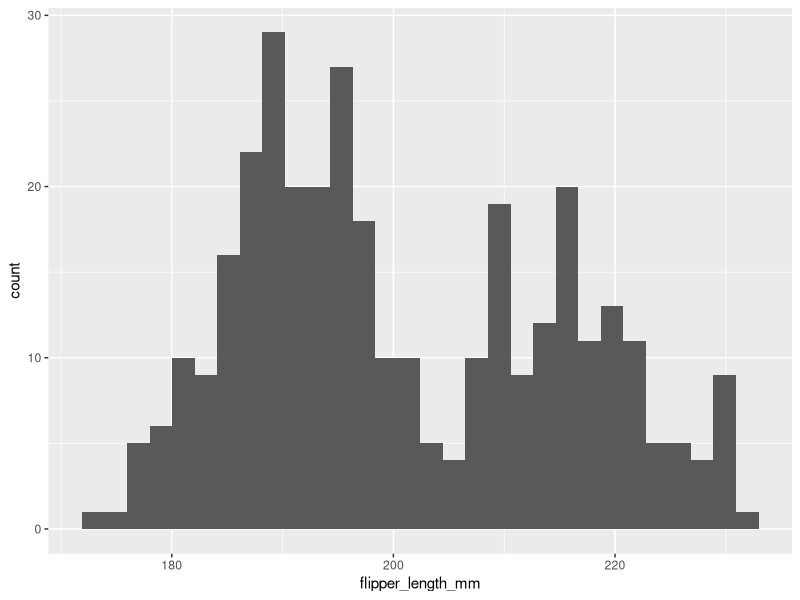
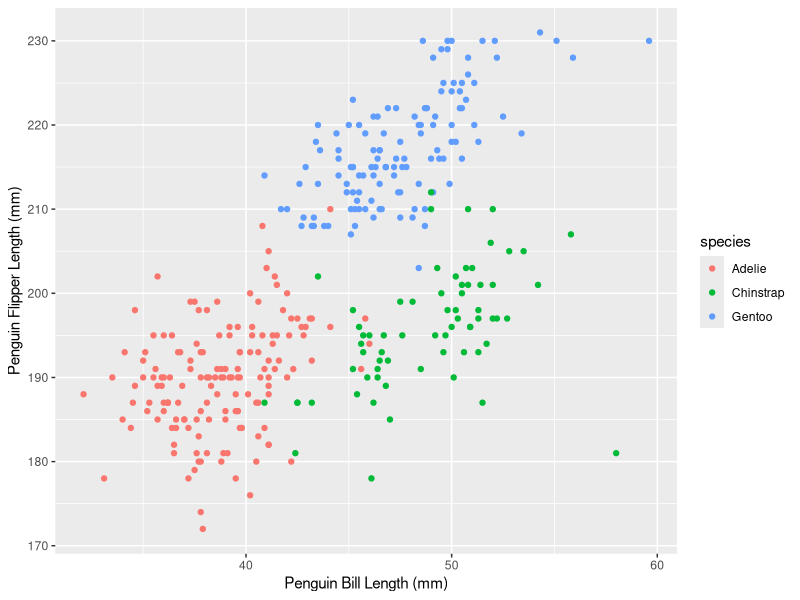
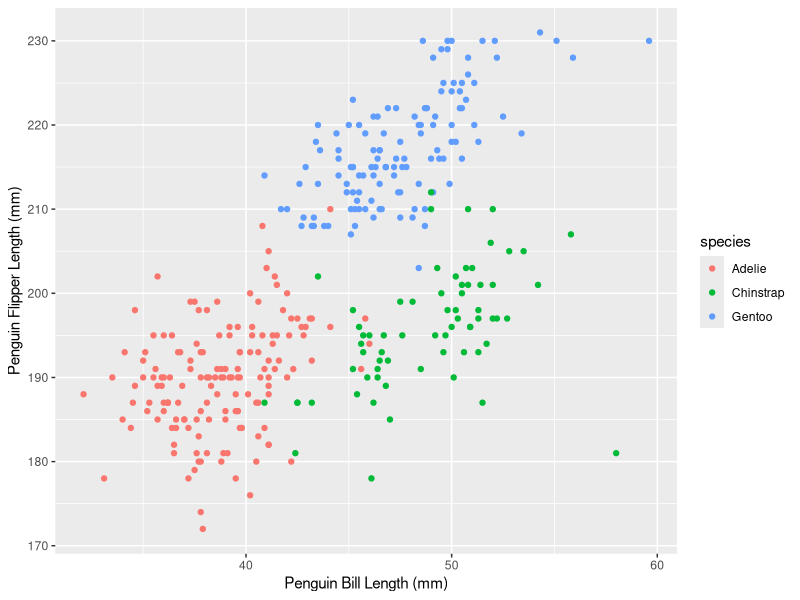

Write the R code that produced these figures, in order.
## ---- chunk 1

library(ggplot2)
library(tidyverse)

## ---- chunk 2

data("penguins", package = "palmerpenguins")

## ---- chunk 3

head(penguins)
nrow(penguins)
ncol(penguins)
summary(penguins)

## ---- chunk 4

ggplot(penguins, aes(x=flipper_length_mm))+ geom_histogram()

## ---- chunk 5

ggplot(penguins,aes(x=bill_length_mm, y=flipper_length_mm, color=species))+
  geom_point()+
  labs(x= "Penguin Bill Length (mm)", y= "Penguin Flipper Length (mm)")

## ---- chunk 6
ggsave("Figures/penguin_plot.png")

## ---- chunk 7
dfsample <- rnorm(10)
## ---- chunk 8
logical_vector <- dfsample > 0

character_vector <- c("apple", "banana", "cherry", "date", "elderberry", 
                      "fig", "grape", "honeydew", "kiwi", "lemon")

factor_vector <- factor(c("Level1", "Level2", "Level3", "Level1", "Level2", 
                          "Level3", "Level1", "Level2", "Level3", "Level1"))
## ---- chunk 9
df_hw <- data.frame(RandomSample = dfsample,
                 GreaterThanZero = logical_vector,
                 CharacterVector = character_vector,
                 FactorVector = factor_vector)
df_hw
## ---- chunk 10
rs_mean <- pull(df_hw, RandomSample)
mean(rs_mean)
## ---- chunk 11
logic<- pull(df_hw, GreaterThanZero)
mean(logic)
## ---- chunk 12
character<- pull(df_hw, CharacterVector)
mean(character)
## ---- chunk 13
factor <- pull(df_hw, FactorVector)
mean(factor)
## ---- chunk 14



